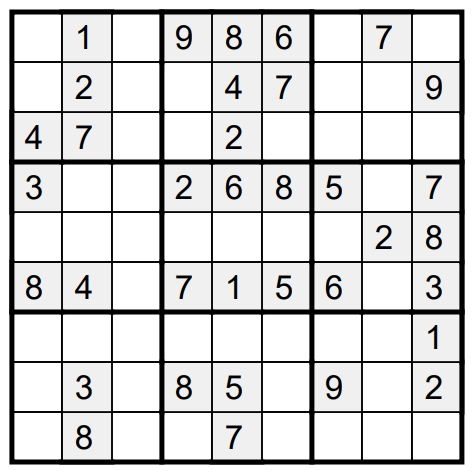
#> input picture sudoku4.jpg, 473 x 473 px
$ python sudoku.py
#> lines starting #> are read from the running program, lines starting #| are printed output that depends on the picture; after the words box and inside, x2 and y2 are one past the last pixel; in counts of white or black regions, pixels touching at a corner belong together
import cv2
import numpy as np
import easyocr
import sys
import copy

# 관심 영역 설정
def drawROI(img, corners):
    cpy = img.copy()

    c1 = (192, 192, 255)
    c2 = (128, 128, 255)

    for pt in corners:
        cv2.circle(cpy, tuple(pt.astype(int)), 25, c1, -1, cv2.LINE_AA)

    cv2.line(cpy, tuple(corners[0].astype(int)), tuple(corners[1].astype(int)), c2, 2, cv2.LINE_AA)
    cv2.line(cpy, tuple(corners[1].astype(int)), tuple(corners[2].astype(int)), c2, 2, cv2.LINE_AA)
    cv2.line(cpy, tuple(corners[2].astype(int)), tuple(corners[3].astype(int)), c2, 2, cv2.LINE_AA)
    cv2.line(cpy, tuple(corners[3].astype(int)), tuple(corners[0].astype(int)), c2, 2, cv2.LINE_AA)

    disp = cv2.addWeighted(img, 0.3, cpy, 0.7, 0)

    return disp

# 마우스 이벤트
# [26 lines left out: function onMouse, not called in this run]

# 입력 이미지 불러오기
src = cv2.imread('sudoku4.jpg')
#> src is the input picture: shape (473, 473, 3); mean B, G, R 212.4, 212.4, 212.4
src = cv2.resize(src, (550, 550))
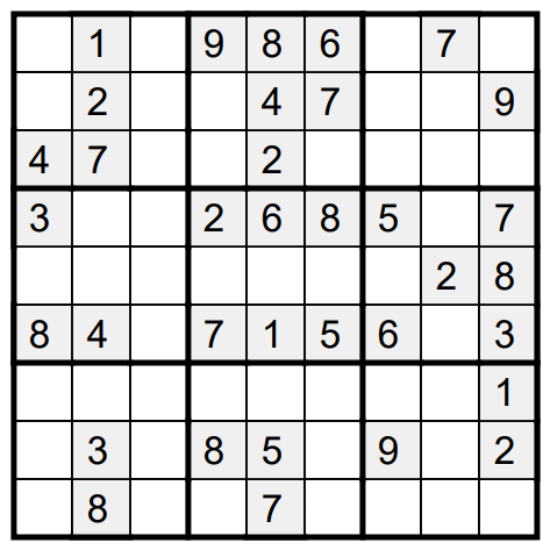
#> src: shape (550, 550, 3); mean B, G, R 212.3, 212.3, 212.3

if src is None:
    print('Image open failed!')
    sys.exit()

# 입력 영상 크기 및 출력 영상 크기
h, w = src.shape[:2]
#> h = 550; w = 550
dw = 500
dh = round(dw * 297 / 210)  # A4 용지 크기: 210x297cm

# 모서리 점들의 좌표, 드래그 상태 여부
srcQuad = np.array([[30, 30], [30, h-30], [w-30, h-30], [w-30, 30]], np.float32)
dstQuad = np.array([[0, 0], [0, dh-1], [dw-1, dh-1], [dw-1, 0]], np.float32)
dragSrc = [False, False, False, False]

# 모서리점, 사각형 그리기
disp = drawROI(src, srcQuad)
#> after the loop in drawROI, `for pt in corners:`:
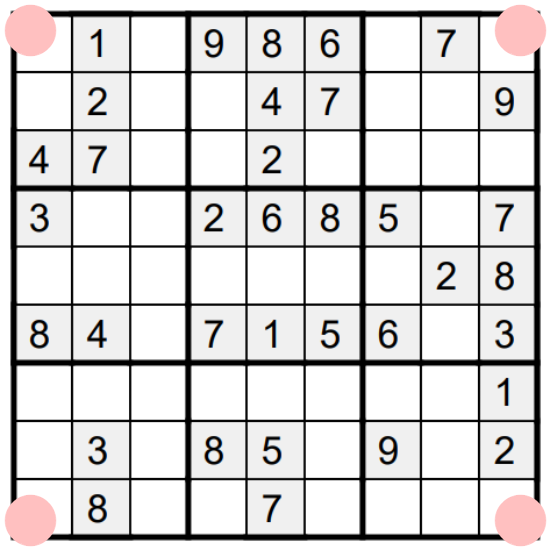
#> cpy: shape (550, 550, 3); 2.87% of pixels changed, all inside (x1, y1, x2, y2) = (4, 4, 547, 547)
#> in drawROI, `cv2.line(cpy, tuple(corners[3].astype(int)), tuple(corners[0].astype(i..`:
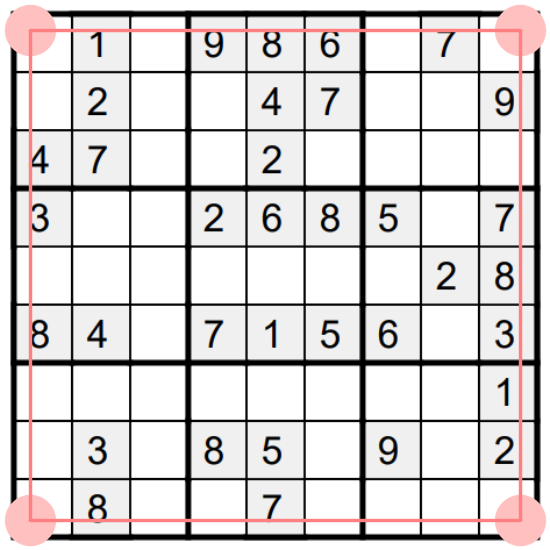
#> cpy: shape (550, 550, 3); mean B, G, R 209.9, 209.9, 214.3
#> in drawROI, `disp = cv2.addWeighted(img, 0.3, cpy, 0.7, 0)`:
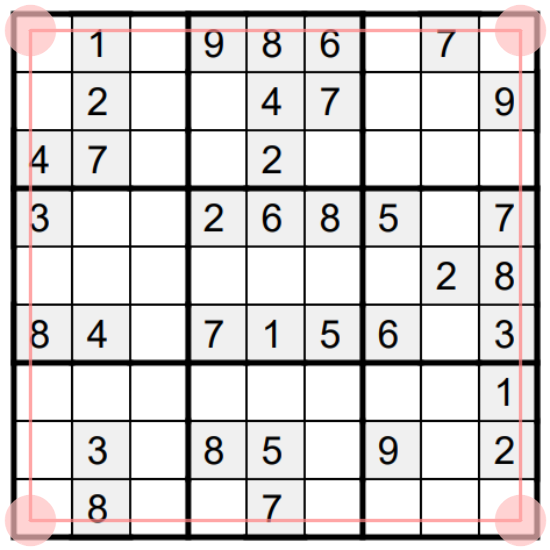
#> disp: shape (550, 550, 3); mean B, G, R 210.6, 210.6, 213.7

cv2.imshow('img', disp)
cv2.setMouseCallback('img', onMouse)

while True:
    key = cv2.waitKey()
#> (key Esc is pressed here)
    if key == 13:  # ENTER 키
        break
    elif key == 27:  # ESC 키
        cv2.destroyAllWindows()
        sys.exit()
#> (the program exits here)

$ run again, with sudoku2.jpg copied over sudoku4.jpg
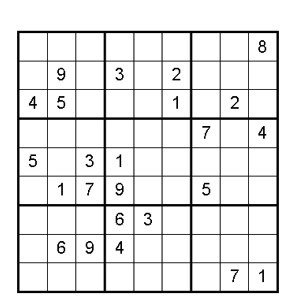
#> input picture sudoku2.jpg, 289 x 301 px
#> src is the input picture: shape (301, 289, 3); min 0, max 255, mean 230.1
#> src: shape (550, 550, 3)
#> after the loop in drawROI, `for pt in corners:`:
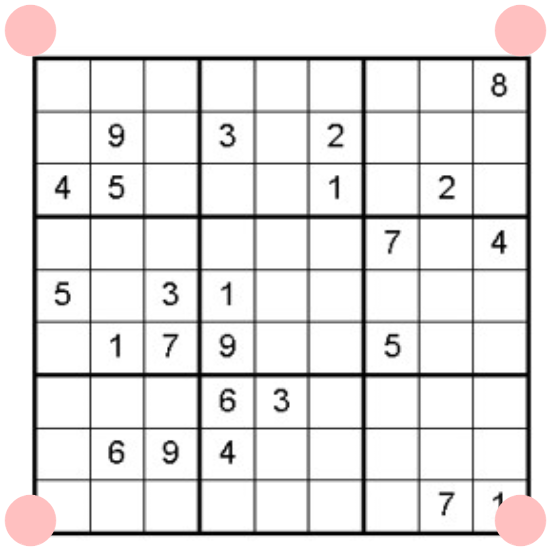
#> cpy: shape (550, 550, 3); mean B, G, R 228.6, 228.6, 230.3
#> in drawROI, `disp = cv2.addWeighted(img, 0.3, cpy, 0.7, 0)`:
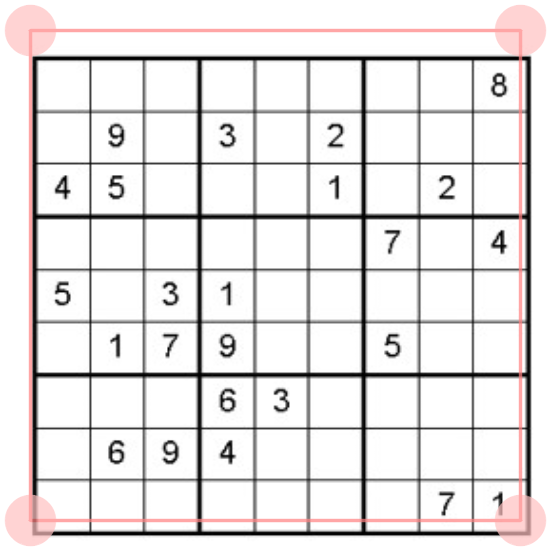
#> disp: shape (550, 550, 3); mean B, G, R 227.2, 227.2, 230.3

$ run again, with sudoku3.jpg copied over sudoku4.jpg
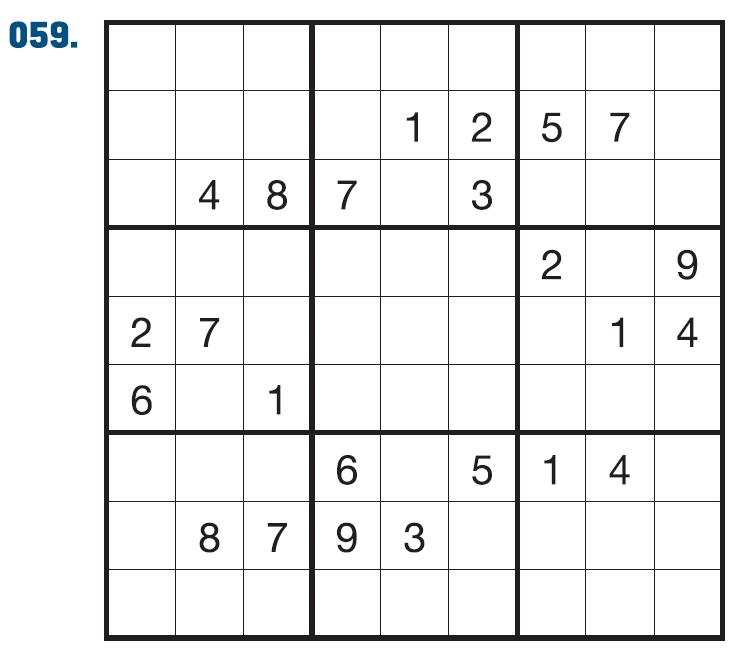
#> input picture sudoku3.jpg, 738 x 654 px
#> src is the input picture: shape (654, 738, 3); mean B, G, R 236.9, 236.7, 236.7
#> src: shape (550, 550, 3)
#> after the loop in drawROI, `for pt in corners:`:
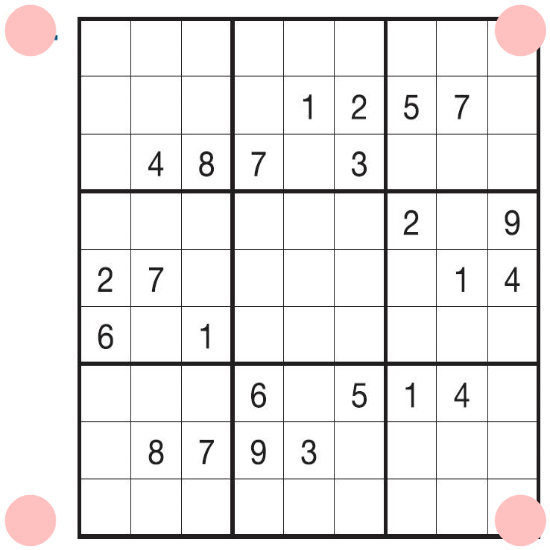
#> cpy: shape (550, 550, 3); mean B, G, R 235.9, 235.8, 237.7
#> in drawROI, `disp = cv2.addWeighted(img, 0.3, cpy, 0.7, 0)`:
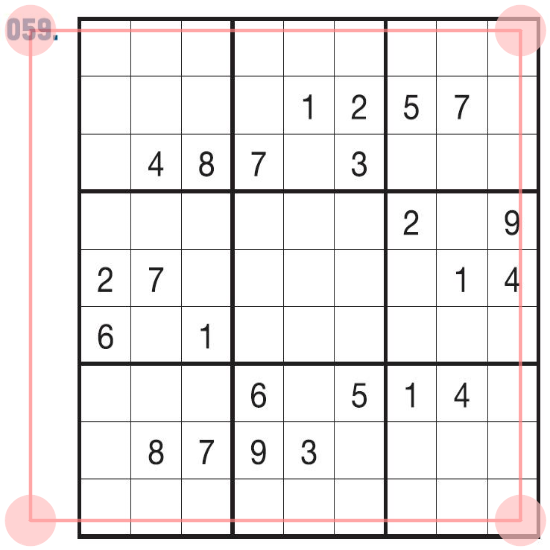
#> disp: shape (550, 550, 3); mean B, G, R 234.4, 234.3, 237.5
